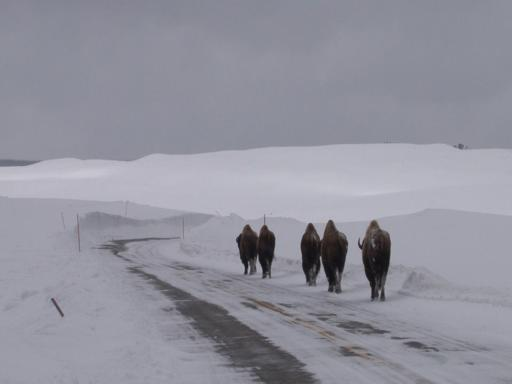
#> input picture Improving_Segmentations/images/bison.jpg, 512 x 384 px
$ jupyter execute Example_4.ipynb
#> lines starting #> are read from the running program, lines starting #| are printed output that depends on the picture; after the words box and inside, x2 and y2 are one past the last pixel; in counts of white or black regions, pixels touching at a corner belong together
# Growing Mask to Segment Entire Bison

[cell 1]
import cv2
import matplotlib.pyplot as plt
from skimage import morphology
from skimage.segmentation import chan_vese
import numpy as np

[cell 2]
bison = cv2.imread("./images/bison.jpg")
#> bison is the input picture: shape (384, 512, 3); mean B, G, R 157.2, 145.8, 145.9
bison = cv2.cvtColor(bison, cv2.COLOR_BGR2RGB)
bison_grayscale = cv2.cvtColor(bison, cv2.COLOR_RGB2GRAY)

fig, axs = plt.subplots(1, 2, figsize=(15, 15))
axs[0].imshow(bison, cmap='gray')
axs[0].set_title("RGB")
axs[0].axis('off')
axs[1].imshow(bison_grayscale, cmap='gray')
axs[1].set_title("Grayscale")
axs[1].axis('off')
plt.show()
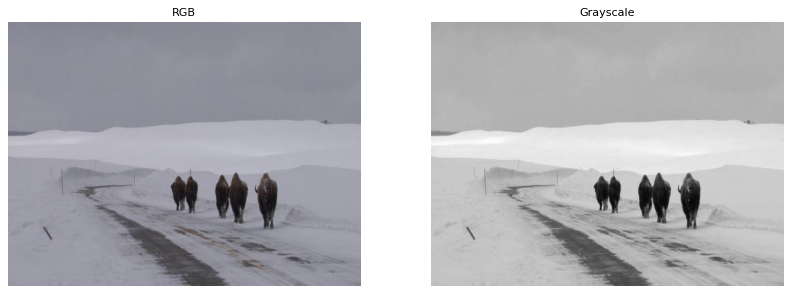
#> figure drawn by matplotlib, 2 panels

Apply the [Chan-Vese segmentation algorithm](https://scikit-image.org/docs/dev/api/skimage.segmentation.html#skimage.segmentation.chan_vese) and [remove small objects](https://scikit-image.org/docs/dev/api/skimage.morphology.html#skimage.morphology.remove_small_objects) (noise).

[cell 3]
bison_mask = chan_vese(bison_grayscale[210:310, 210:410], mu=0.1)
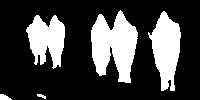
#> bison_mask: shape (100, 200) bool; 26.2% white; 5 white regions, box (x1, y1, x2, y2) and area: (91, 10, 138, 83) 2213, (148, 11, 181, 91) 1585, (26, 15, 65, 69) 1372, (0, 94, 12, 100) 50, (37, 94, 46, 99) 26
bison_binary = np.zeros_like(bison_grayscale).astype('bool')
bison_binary[210:310, 210:410] = bison_mask
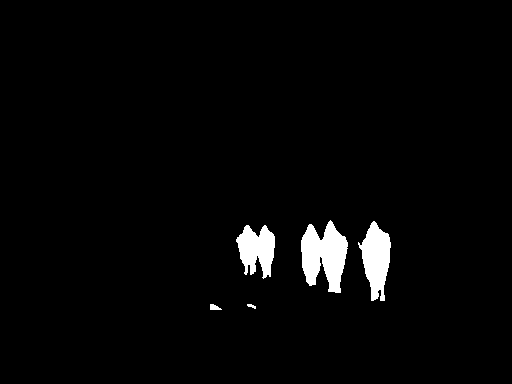
#> bison_binary: shape (384, 512) bool; 2.7% white; 5 white regions, box (x1, y1, x2, y2) and area: (301, 220, 348, 293) 2213, (358, 221, 391, 301) 1585, (236, 225, 275, 279) 1372, (210, 304, 222, 310) 50, (247, 304, 256, 309) 26
bison_binary = morphology.remove_small_objects(bison_binary, 100)
#> bison_binary: shape (384, 512) bool; 2.6% white; 3 white regions, box (x1, y1, x2, y2) and area: (301, 220, 348, 293) 2213, (358, 221, 391, 301) 1585, (236, 225, 275, 279) 1372

plt.imshow(bison_binary, cmap='gray')
plt.title('Chan-Vese segmentation')
plt.axis('off')
plt.show()

$ run again, with Improving_Segmentations/images/flatfish.jpg copied over Improving_Segmentations/images/bison.jpg
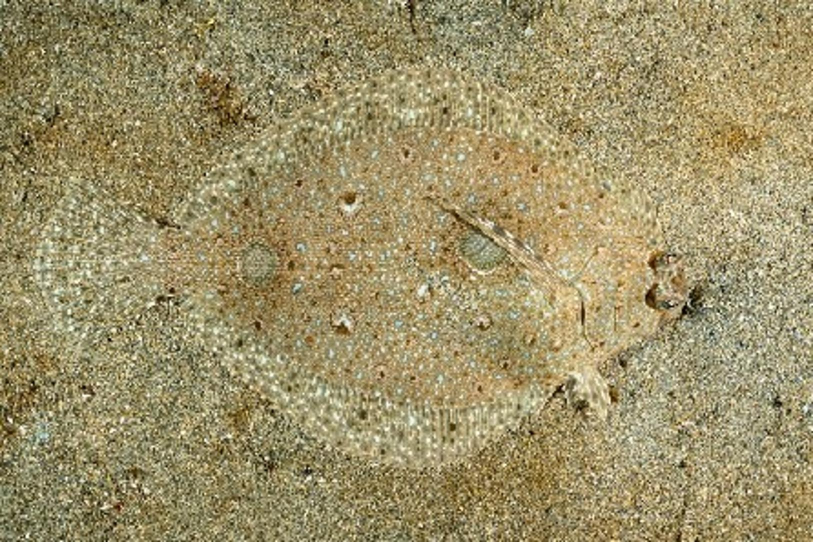
#> input picture Improving_Segmentations/images/flatfish.jpg, 1626 x 1084 px (shown at 1/2 size)
#> bison is the input picture: shape (1084, 1626, 3); mean B, G, R 104.5, 145.1, 156.8
#> `bison_mask = chan_vese(bison_grayscale[210:310, 210:410], mu=0.1)`:
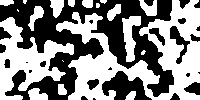
#> bison_mask: shape (100, 200) bool; 52.5% white; 25 black regions (8 under 20 px), largest, box (x1, y1, x2, y2) and area: (0, 0, 174, 100) 7547, (102, 71, 152, 100) 794, (170, 26, 190, 64) 269
#> `bison_binary[210:310, 210:410] = bison_mask`:
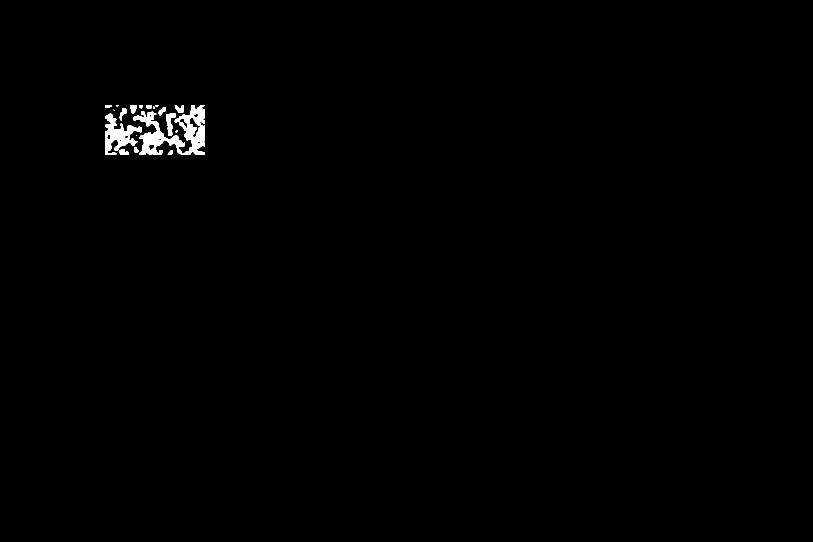
#> bison_binary: shape (1084, 1626) bool (shown at 1/2 size); 0.6% white; 19 white regions (5 under 20 px), largest, box (x1, y1, x2, y2) and area: (266, 210, 410, 310) 6131, (210, 227, 284, 310) 2620, (332, 226, 351, 272) 478
